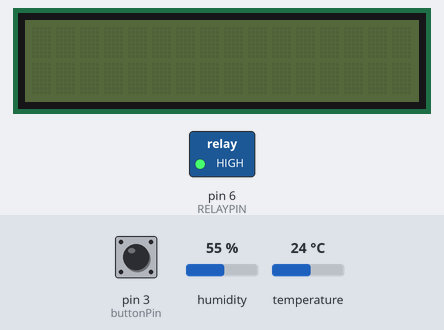
Bench run of a sketch on a simulated Arduino Uno, built with avr-gcc and run on an emulated ATmega328P. On the bench: 16×2 character LCD, switched loads named in the sketch (green lamp = pin HIGH). Inputs (shaded band) come from the test bench; at power-on: pin 3 (buttonPin) HIGH, temperature 24 °C, humidity 55 %. What the sketch prints to the serial monitor is not drawn.

Above: at 3.2 s.
3.3 s: pin 3 (buttonPin) pulled LOW for 2.35 s
At 5.6 s:
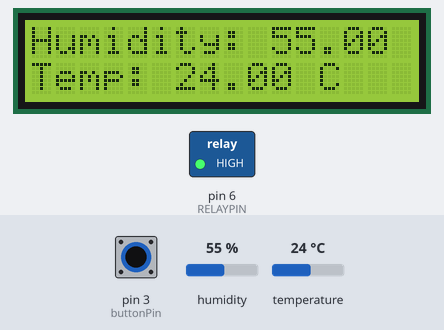
7.1 s: temperature set to 12 °C
13.1 s: pin 3 (buttonPin) pulled LOW for 2.35 s
At 16.2 s:
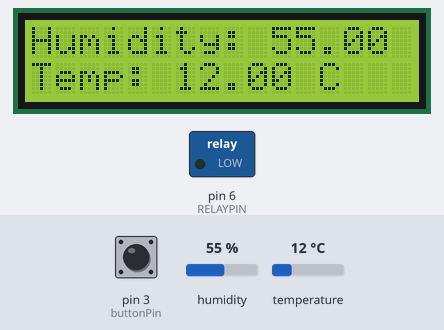
At 26.4 s:
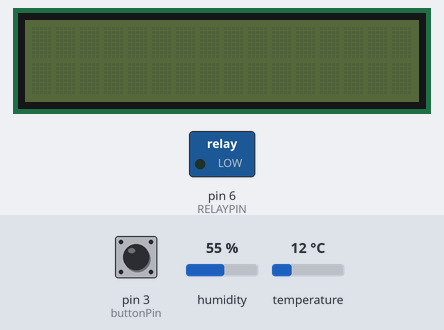
Timing chart, 0 to 26.7 s (numbered marks = the images above; inputs shaded):
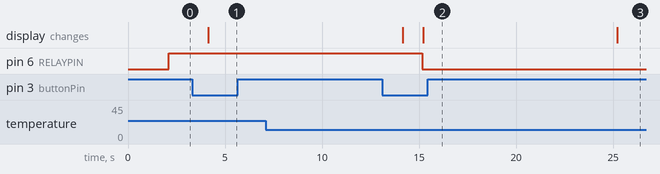

Measured:
- after the input at 3.3 s, the display: changes after 0.85 s (image 1)
- after the input at 7.1 s, every drawn part: stays the same
- after the input at 13.1 s, the display: first differs from a run without the input after 2.1 s (image 2)

The sketch:

spark_l3_project.ino
```cpp
#include <DHT.h>
#include <Wire.h>
#include <LiquidCrystal_I2C.h>

#define DHTPIN 2                  // Pin for DHT sensor
#define DHTTYPE DHT11             // Define the type of DHT sensor
#define RELAYPIN 6                // Pin for relay

DHT dht(DHTPIN, DHTTYPE);
LiquidCrystal_I2C lcd(0x27, 16, 2); // Initialize I2C LCD

const int buttonPin = 3;         // button pin is digital 3
volatile bool buttonPressed = false;

void setup() {
    Serial.begin(9600);
    pinMode(buttonPin, INPUT_PULLUP); // Set button pin as input with pull-up
    attachInterrupt(digitalPinToInterrupt(buttonPin), buttonReleasedISR, FALLING);// define to when pressed button function

    dht.begin();     // initialize dht sensor
    lcd.init();     // initialize lcd
    lcd.noBacklight(); // Turn off the backlight initially
    pinMode(RELAYPIN, OUTPUT); // define pin mode
    digitalWrite(RELAYPIN, LOW); // Ensure relay is off initially

    delay(2000); // Allow sensor stabilization
}

void buttonReleasedISR() {
    buttonPressed = true; // Set flag to indicate button was pressed
}

void loop() {
    // Read humidity and temperature values from DHT sensor
    float humidity = dht.readHumidity();// read values
    float temperature = dht.readTemperature(); // read values

    // Check if readings are valid
    if (isnan(humidity) || isnan(temperature)) { //define when to run program
        lcd.clear(); // clear lcd befor printing new info
        lcd.setCursor(0, 0); // set place toprint
        lcd.print("Sensor Error!"); // print sensore error
        delay(2000); // set 2 second delay
        return; // Exit loop if sensor error
    }

    // Print valid sensor values
    Serial.print("Humidity: ");//print humidity ti serial monitor
    Serial.print(humidity);
    Serial.print(" %, Temperature: ");//print temp to serial monitor
    Serial.print(temperature);
    Serial.println(" *C");//print c for celcius

    // Control relay based on temperature
    if (temperature > 20) {  // Trigger relay if temperature is greater than 20°C
        digitalWrite(RELAYPIN, HIGH); // Turn relay on
    } else {
        digitalWrite(RELAYPIN, LOW); // Turn relay off
    }

    // Check if button was pressed
    if (buttonPressed) {
        buttonPressed = false; // Reset flag

        // Display data on the LCD
        lcd.backlight();
        lcd.clear(); // Clear LCD before displaying new data
        lcd.setCursor(0, 0); // set to first row
        lcd.print("Humidity: "); // print humidity to lcd
        lcd.print(humidity);
        lcd.print(" %"); //print % to lcd

        lcd.setCursor(0, 1); // set to second row
        lcd.print("Temp: "); // print temp to lcd
        lcd.print(temperature);
        lcd.print(" C"); //print c for celcius t lcd

        delay(10000); // Keep data displayed for 10 seconds
        lcd.noBacklight(); // Turn off backlight after displaying
        lcd.clear(); // clear lcd
    }

    delay(1000); // Short delay to avoid flooding the loop
}
```
